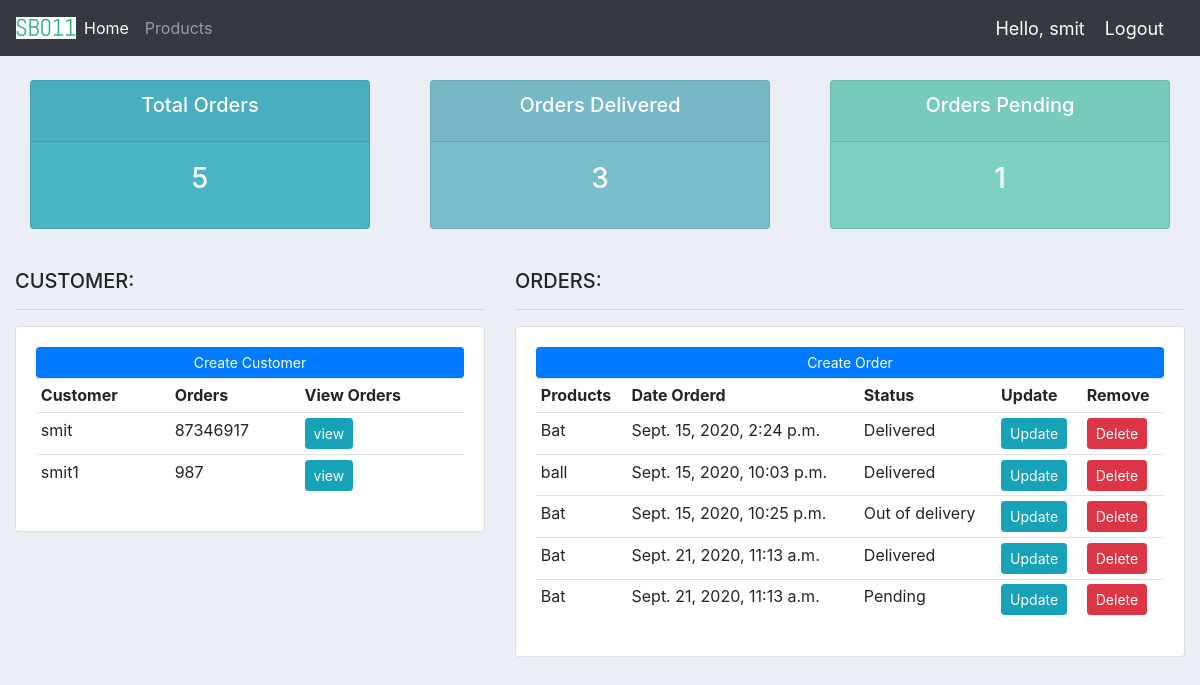
The app's page / (signed in) with its own data.
### accounts/models.py (models this page shows, shortened)
class Customer(models.Model):
    user = models.OneToOneField(
        User, blank=True, null=True, on_delete=models.CASCADE)
    name = models.CharField(max_length=200)
    phone = models.CharField(max_length=200)
    email = models.CharField(max_length=200)
    profile_pic = models.ImageField(default="def.png", null=True, blank=True)
    date_created = models.DateTimeField(auto_now_add=True)

class Order(models.Model):
    STATUS = (
        ('Pending', 'Pending'),
        ('Out of delivery', 'Out of delivery'),
        ('Delivered', 'Delivered'),
    )
    Customer = models.ForeignKey(
        Customer, null=True, on_delete=models.SET_NULL)
    Product = models.ForeignKey(Product, null=True, on_delete=models.SET_NULL)
    date_created = models.DateTimeField(auto_now_add=True)
    status = models.CharField(max_length=200, choices=STATUS)

class Product(models.Model):
    CATEGORY = (
        ('Indoor', 'Indoor'),
        ('Outdoor', 'Outdoor'),
    )
    name = models.CharField(max_length=200)
    price = models.FloatField()
    category = models.CharField(max_length=200, choices=CATEGORY)
    description = models.CharField(max_length=200)
    date_created = models.DateTimeField(auto_now_add=True)
    tags = models.ManyToManyField(Tag)
    def __str__(self):
        return self.name

### accounts/decorders.py (the view)
    def wrapper_function(request, *args, **kwargs):
        group = None
        if request.user.groups.exists():
            group = request.user.groups.all()[0].name
        if group == 'customer':
            return redirect('userpage')
        if group == 'admin':
            return view_func(request, *args, **kwargs)

### accounts/decorders.py (called while the page is built)
def admin_only(view_func):
    def wrapper_function(request, *args, **kwargs):
        group = None
        if request.user.groups.exists():
            group = request.user.groups.all()[0].name
        if group == 'customer':
            return redirect('userpage')
        if group == 'admin':
            return view_func(request, *args, **kwargs)
    return wrapper_function

### accounts/views.py (called while the page is built)
@login_required(login_url='login')
@admin_only
def home(request):
    customer = Customer.objects.all()
    order = Order.objects.all()
    total_order = order.count()
    delivered = order.filter(status='Delivered').count()
    pending = order.filter(status='Pending').count()
    contain = {'customer': customer, 'order': order, 'total_order': total_order,
               'delivered': delivered, 'pending': pending}
    return render(request, 'accounts/dashboard.html', contain)

### accounts/templates/accounts/dashboard.html
{% extends 'accounts/main.html' %}
{% block content %}
{% include 'accounts/status.html' %}
<br>
<div class="row">
    <div class="col-md-5">
        <h5>CUSTOMER:</h5>
        <hr>
        <div class="card card-body">
            <a class="btn btn-primary  btn-sm btn-block" href="">Create Customer
            </a>
            <table class="table table-sm">
                <tr>
                    <th>Customer</th>
                    <th>Orders</th>
                    <th>View Orders</th>
                </tr>
                {% for customers in customer %}
                <tr>
                    <td>{{customers.name}}</td>
                    <td>{{customers.phone}}</td>
                    <td><a class="btn btn-sm btn-info" href="{% url 'customer' customers.id %}">view</a></td>
                </tr>
                {% endfor %}
            </table>
        </div>
    </div>
    <div class="col-md-7">
        <h5>ORDERS:</h5>
        <hr>
        <div class="card card-body">
            <a class="btn btn-primary  btn-sm  btn-block" href="{% url 'create_order' %}">Create Order
            </a>
            <table class="table table-sm">
                <tr>
                    <th>Products</th>
                    <th>Date Orderd</th>
                    <th>Status</th>
                    <th>Update</th>
                    <th>Remove</th>
                </tr>
                {% for orders in order %}
                <tr>
                    <td>{{orders.Product}}</td>
                    <td>{{orders.date_created}}</td>
                    <td>{{orders.status}}</td>
                    <td><a class="btn btn-sm btn-info" href="{% url 'update_order' orders.id %}">Update</a></td>
                    <td><a class="btn btn-sm btn-danger" href="{% url 'delete_order' orders.id %}">Delete</a></td>
                </tr>
                {% endfor %}
            </table>
        </div>
    </div>
</div>
{% endblock %}

### accounts/templates/accounts/main.html (shortened to what this page needs)
{% load static %}
<!DOCTYPE html>
<html>
<head>
    <link rel="stylesheet" href="https://stackpath.bootstrapcdn.com/bootstrap/4.3.1/css/bootstrap.min.css"
>
    <link rel="stylesheet" type="text/css" href=" {% static '/css/main.css' %} ">
</head>
<body>
    {% include 'accounts/navbar.html' %}
    <div class="container-fluid">
        {% block content %}
        {% endblock %}
    </div>
</body>
</html>

### accounts/templates/accounts/navbar.html (shortened to what this page needs)
{% load static %}
<nav class="navbar navbar-expand-lg navbar-dark bg-dark">
    <img src="{% static '/images/logo2.png'%}">
    <div class="collapse navbar-collapse" id="navbarNav">
        <ul class="navbar-nav">
            {% if request.user.is_staff %}
            <li class="nav-item active">
                <a class="nav-link" href="{% url 'home' %}">Home <span class="sr-only">(current)</span></a>
            </li>
            <li class="nav-item">
                <a class="nav-link" href="{% url 'product' %}">Products</a>
            </li>
            {% else %}
            <li class="nav-item">
                <a class="nav-link" href="{% url 'account' %}">Setting</a>
            </li>
            {% endif %}
        </ul>
    </div>
    <span class="hello-msg">Hello, {{request.user}}</span>
    <span><a class="hello-msg" href="{% url 'logout' %}">Logout</a></span>
</nav>

### accounts/templates/accounts/status.html
<br>
<div class="row">
    <div class="col">
        <div class="col-md">
            <div class="card text-center text-white  mb-3" id="total-orders">
                <div class="card-header">
                    <h5 class="card-title">Total Orders</h5>
                </div>
                <div class="card-body">
                    <h3 class="card-title">{{total_order}}</h3>
                </div>
            </div>
        </div>
    </div>
    <div class="col">
        <div class="col-md">
            <div class="card text-center text-white  mb-3" id="orders-delivered">
                <div class="card-header">
                    <h5 class="card-title">Orders Delivered</h5>
                </div>
                <div class="card-body">
                    <h3 class="card-title">{{delivered}}</h3>
                </div>
            </div>
        </div>
    </div>
    <div class="col">
        <div class="col-md">
            <div class="card text-center text-white  mb-3" id="orders-pending">
                <div class="card-header">
                    <h5 class="card-title">Orders Pending</h5>
                </div>
                <div class="card-body">
                    <h3 class="card-title">{{pending}}</h3>
                </div>
            </div>
        </div>
    </div>
</div>

### static/css/main.css (style rules this page uses)
body { background-color: #ebeff5; }
#total-orders { background-color: #4cb4c7; }
#orders-delivered { background-color: #7abecc; }
#orders-pending { background-color: #7CD1C0; }

### accounts/templates/accounts/navbar.html (style rules this page uses)
.hello-msg { font-size: 18px; color: #fff; margin-right: 20px; }

### records on screen
Customer: name "smit", phone "87346917"
Customer: name "smit1", phone "987"
Order: Product "Bat", date_created "Sept. 15, 2020, 2:24 p.m.", status "Delivered"
Order: Product "ball", date_created "Sept. 15, 2020, 10:03 p.m.", status "Delivered"
Order: Product "Bat", date_created "Sept. 15, 2020, 10:25 p.m.", status "Out of delivery"
Order: Product "Bat", date_created "Sept. 21, 2020, 11:13 a.m.", status "Delivered"
Order: Product "Bat", date_created "Sept. 21, 2020, 11:13 a.m.", status "Pending"

### other values on screen
{{ request.user }} "smit"
{{ total_order }} "5"
{{ delivered }} "3"
{{ pending }} "1"
